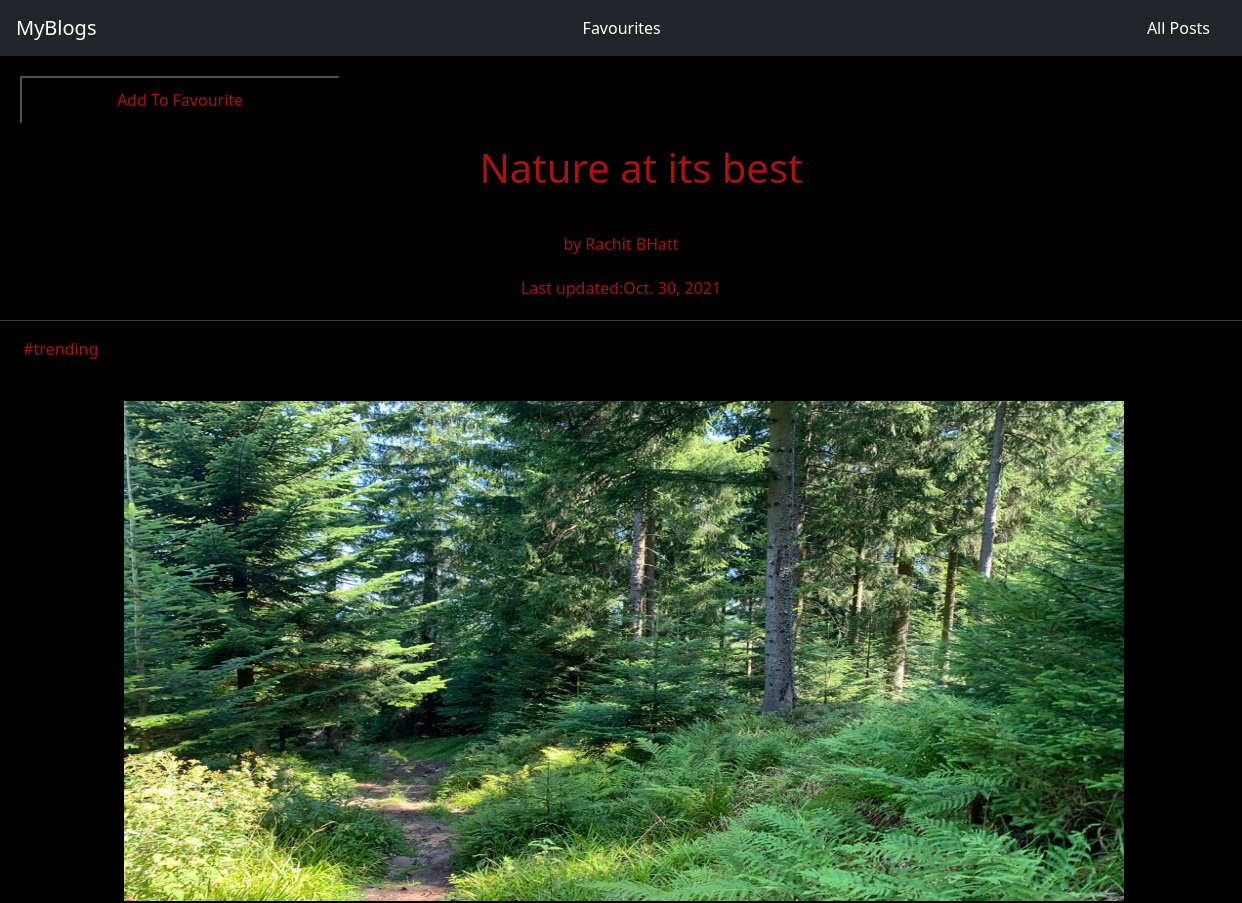
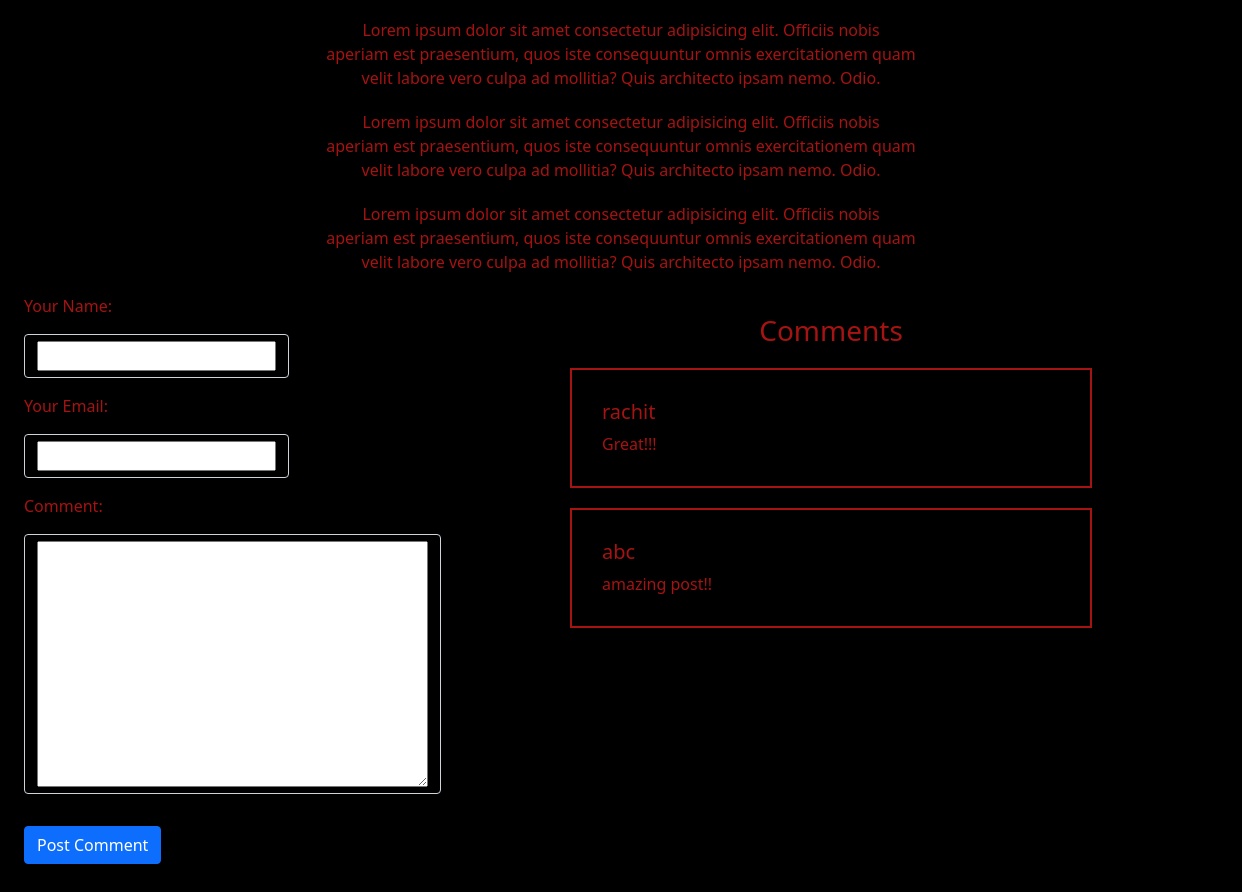
The page /posts/nature-at-its-best on the database its author committed (2 pictures, top to bottom).
### blog/models.py (models this page shows, shortened)
class Post(models.Model):
    title = models.CharField(max_length=100)
    excerpt = models.CharField(max_length=250)
    image = models.ImageField(upload_to="images", null=True)
    date = models.DateField(auto_now=True)
    slug = models.SlugField(unique=True)
    content = models.TextField(validators=[MinLengthValidator(10)])
    author = models.ForeignKey(
        Author, on_delete=models.SET_NULL, related_name="posts", null=True)
    tag = models.ManyToManyField(Tag)

class Author(models.Model):
    first_name = models.CharField(max_length=50)
    last_name = models.CharField(max_length=50)
    email = models.EmailField(null=False)
    def __str__(self):
        return f"{self.first_name} {self.last_name}"

class Tag(models.Model):
    caption = models.CharField(max_length=20)
    def __str__(self):
        return self.caption

class Comment(models.Model):
    username = models.CharField(max_length=100)
    email = models.EmailField()
    text = models.TextField(max_length=300)
    post = models.ForeignKey(
        Post, on_delete=models.CASCADE, related_name="comments")

### blog/views.py (the view, shortened to what this page needs)
# urls.py: path('posts/<slug:slug>', views.PostDetailView.as_view(), name="individual_post"),
class PostDetailView(View):
    def get(self,request,slug):
        post = Post.objects.get(slug=slug)
        favourites = request.session.get("favourites")
        if favourites !=None:
            favourite = str(post.id) in favourites
        else:
            favourites=[]
            favourite=False
        context = {
            "post": post,
            "tags":post.tag.all(),
            "form":CommentForm(),
            "comments":post.comments.all().order_by("-id"),
            "favourite":favourite
        }
        return render(request, "blog/individual_post.html", context)

### blog/forms.py
class CommentForm(forms.ModelForm):
    class Meta:
        model = Comment
        fields = "__all__"
        exclude = ("post",)
        labels = {
            "username": "Your Name",
            "email": "Your Email",
            "text": "Comment"
        }

### blog/templates/blog/individual_post.html (shortened to what this page needs)
{% extends "base.html" %}
{% load static %}
 {% block css_files %}
<link rel="stylesheet" href="{% static 'blog/css/post.css' %} " />
<link rel="stylesheet" href="{% static 'blog/css/includes/header.css' %}" />
{% endblock css_files %}
{% block content %}
{% include './includes/header.html'%}
<form action="{% url 'favourites' %}" method="post">
	<div class="row">
        <div>
        {% if favourite %}
        <button class="fav">Remove from Favourite</button>
        {% else %}
		<button class="fav">Add To Favourite</button>
        {% endif %}
        </div>
		<h1>{{post.title}}</h1>
	</div>
</form>
<p>by <a href="mailto:{{post.author.email}}">{{post.author}}</a></p>
<p>Last updated:{{post.date}}</p>
<hr />
<div class="row">
	{% for tag in tags %}
	<p class="col-1">#{{tag}}</p>
	{% endfor %}
</div>
<img src="{{post.image.url}}" alt="{{post.image}}" />
<div class="container">
	<p>{{post.content|linebreaks}}</p>
</div>
<div class="container row">
	<div class="col">
		<form action="{% url 'individual_post' post.slug %}" method="post">
			{% csrf_token %} {% for field in form %}
			<div class="label">{{field.label_tag}}</div>
			<div class="form-control my-3">{{field}}</div>
			{% endfor %}
			<button class="btn btn-primary my-3">Post Comment</button>
		</form>
	</div>
	<div class="col" id="comment-section">
    <h3>Comments</h3>
		{% for comment in comments %}
		<div class="comment">
			<h5 class="comment-user"><a href="mailto:{{comment.email}}">{{comment.username}}</h5></a>
			<p class="comment-content">{{comment.text}}</p>
		</div>
		{% endfor %}
	</div>
</div>
{% endblock %}

### static/styles.css (style rules this page uses)
a { text-decoration: none; }
body { margin: 0; background-color: black; }

### blog/static/blog/css/post.css (style rules this page uses)
h1,p,h3 { color: rgb(165, 19, 19);; text-align: center; margin: 20px; }
img { margin-top: 20px; height: 500px; width: 1000px; margin-left: 10%; display: flex; justify-content: center; align-items: center; }
hr { color: whitesmoke; }
.form-control { background-color: transparent; width:max-content; }
.label { color: rgb(165, 19, 19); }
.comment-content { color:rgb(165, 19, 19); text-align: left; margin:0; }
.comment-user { color: rgb(165, 19, 19);; }
.comment { margin-top: 20px; border:2px solid rgb(165, 19, 19); padding: 30px; }
body { overflow-x:hidden; }
a { color:rgb(165, 19, 19) ; }
.fav { margin: 20px; padding:10px; width:20rem; background-color: transparent; color:rgb(165, 19, 19) ; }

### rows shown on the page
Post: title "Nature at its best", author "Rachit BHatt", date "Oct. 30, 2021", image (picture), content "Lorem ipsum dolor sit amet consectetur adipisicing elit. Officiis nobis aperiam est praesentium, quos iste consequuntur omnis exercitationem quam velit labore vero culpa ad mollitia? Quis architecto ipsam nemo. Odio. Lorem ipsum dolor sit amet consectetur adipisicing elit. Officiis nobis aperiam est praesentium, quos iste consequuntur omnis exercitationem quam velit labore vero culpa ad mollitia? Quis architecto ipsam nemo. Odio. Lorem ipsum dolor sit amet consectetur adipisicing elit. Officiis nobis aperiam est praesentium, quos iste consequuntur omnis exercitationem quam velit labore vero culpa ad mollitia? Quis architecto ipsam nemo. Odio."
Tag: caption "trending"
Comment: username "rachit", text "Great!!!"
Comment: username "abc", text "amazing post!!"

### other values the page prints
{{ field.label_tag }} "Your Name:" "Your Email:" "Comment:"
